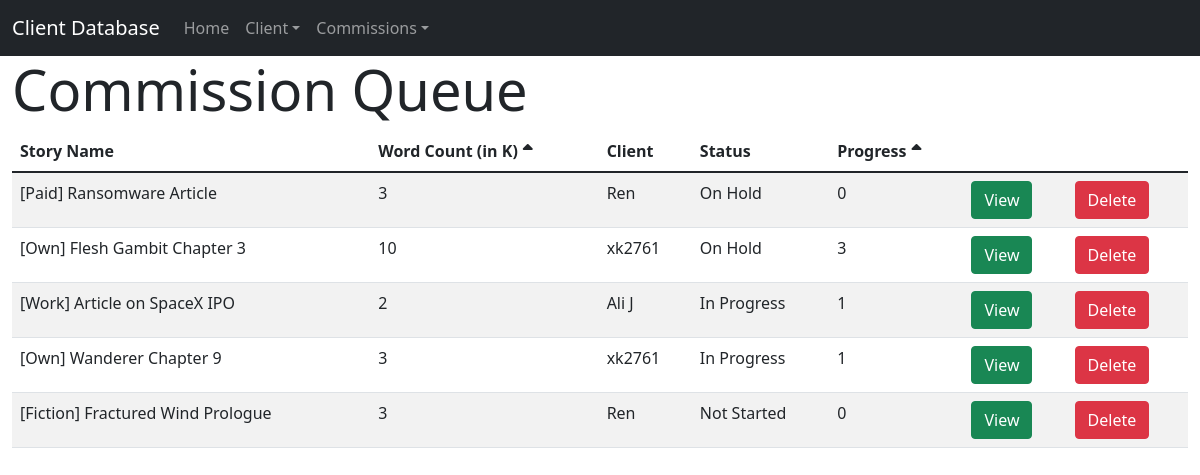
Screenshot of /comms with the database file from the repository.
### tables this page shows
CREATE TABLE Commission(
    id INTEGER PRIMARY KEY AUTOINCREMENT,
	Story TEXT,
	Word_Count INTEGER DEFAULT 0,
    Client TEXT,
    Status TEXT DEFAULT "Not Started", Progress INTEGER DEFAULT 0,
 
	FOREIGN KEY (Client) REFERENCES Clients (Name) 
			ON DELETE CASCADE ON UPDATE NO ACTION
	
);

### app.py (the view)
@app.route('/comms')
def comms_queue():
    Comms_Info = sqlquery("SELECT * FROM COMMISSION INNER JOIN Clients ON Clients.Name = Commission.Client;")
    Comms_List = [i for i in Comms_Info]
    return render_template('commsoverview.html', Comms = Comms_List)

### Setup.py (called while the page is built)
def sqlquery(query, params=None):
    con = sqlite3.connect('Clients.db')
    cur = con.cursor()
    if params:
        cur.execute(query, params)
    else:
        cur.execute(query)
    if "SELECT" in query.upper():
        res = cur.fetchall()
    else:
        res = None
    con.commit()
    cur.close()
    con.close()
    return res

### templates/commsoverview.html (shortened to what this page needs)
{% extends "base.html" %}
{% block content %}
<h1 class="display-4">Commission Queue</h1>
<div>
  <table class="table table-striped" id="clientTable">
    <thead>
      <tr>
        <th><b>Story Name</b></th>
        <th onclick="sortTable(this, 1)">Word Count (in K)<i class="fa-solid fa-sort-up"></i></th>
        <th>Client</i></th>
        <th>Status</th>
        <th onclick="sortTable(this, 4)">Progress<i class="fa-solid fa-sort-up"></i></th>
      </tr>
    </thead>
    <tbody>
    {% for comms in Comms %}
     <tr>
        {% for i in range(1, 6) %}
        <td> {{ comms[i] }}</td>
        {% endfor %}
        <td><a href="/viewcomms/{{ comms[0]}}" class="btn btn-success">View</a></td>
        <td>
          <form action="{{url_for('comms_delete', id=comms[0])}}" method="POST">
<button type="button" class="btn btn-danger" data-bs-toggle="modal" data-bs-target="#myModal_{{ comms[0]}}">
  Delete
</button>
          </form>
        </td>
     </tr>
    {% endfor %}
    </tbody>
  </table>
</div>
{% endblock %}

### templates/commsoverview.html (style rules this page uses)
th { user-select: none; cursor: pointer; }
i { margin-left: 5px; }

### rows the page displays
Commission: Story "[Paid] Ransomware Article" "3" "Ren" "On Hold" "0"
Commission: Story "[Own] Flesh Gambit Chapter 3" "10" "xk2761" "On Hold" "3"
Commission: Story "[Work] Article on SpaceX IPO" "2" "Ali J" "In Progress" "1"
Commission: Story "[Own] Wanderer Chapter 9" "3" "xk2761" "In Progress" "1"
Commission: Story "[Fiction] Fractured Wind Prologue" "3" "Ren" "Not Started" "0"
